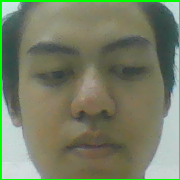
#> input picture M5 term1 OpenCV/afterMidterm(CV_detect)/week4/data/pic.1.1.png, 180 x 180 px; its folder holds 3 pictures in this run
$ python face_train.py
#> lines starting #> are read from the running program, lines starting #| are printed output that depends on the picture
import numpy as np
from PIL import Image
import os
import cv2

def train_classifier(data_dir):
#> called with data_dir = 'data'
    path = [os.path.join(data_dir,f) for f in os.listdir(data_dir)]
    faces = []
    ids = []
    for image in path:
        if image == 'data/.DS_Store':
            continue
        img = Image.open(image).convert("L")
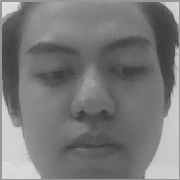
#> img: PIL image 180x180 L; min 52, max 224, mean 121.2
        imageNp = np.array(img,'uint8')
        id = int(os.path.split(image)[1].split(".")[1])
        faces.append(imageNp)
        ids.append(id)
        print(type(ids))
#> pass 2 of the loop in train_classifier, `for image in path:`:
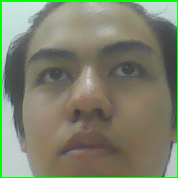
#> input picture M5 term1 OpenCV/afterMidterm(CV_detect)/week4/data/pic.1.111.png, 178 x 178 px
#> in train_classifier, `img = Image.open(image).convert("L")`:
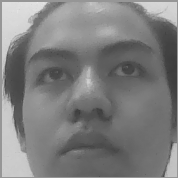
#> img: PIL image 178x178 L; min 59, max 234, mean 125.9
#> pass 3 of the loop in train_classifier, `for image in path:`:
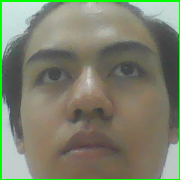
#> input picture M5 term1 OpenCV/afterMidterm(CV_detect)/week4/data/pic.1.113.png, 180 x 180 px
#> in train_classifier, `img = Image.open(image).convert("L")`:
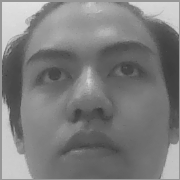
#> img: PIL image 180x180 L; min 60, max 228, mean 125.6
    ids = np.array(ids)
    clf = cv2.face.LBPHFaceRecognizer_create()
    print(clf)
    clf.train(faces,ids)
    clf.write("classifier.xml")

train_classifier("data")
